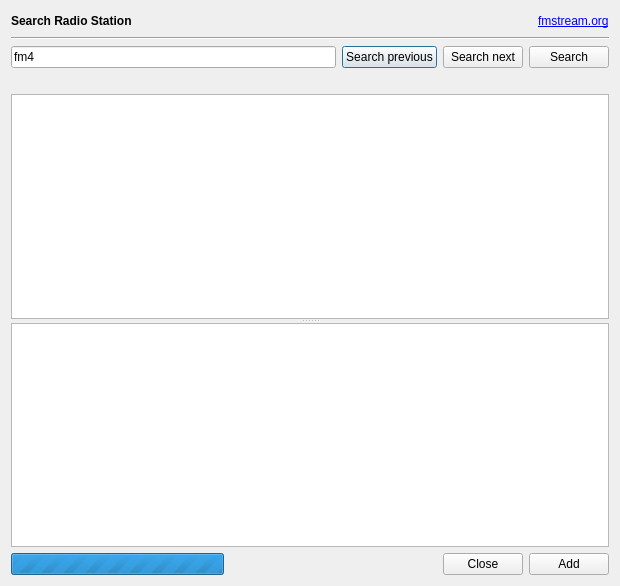
<?xml version="1.0" encoding="UTF-8"?>
<ui version="4.0">
 <class>GUI_StationSearcher</class>
 <widget class="QDialog" name="GUI_StationSearcher">
  <property name="geometry">
   <rect>
    <x>0</x>
    <y>0</y>
    <width>620</width>
    <height>586</height>
   </rect>
  </property>
  <property name="windowTitle">
   <string>Search Radio Station</string>
  </property>
  <layout class="QGridLayout" name="gridLayout">
   <item row="7" column="0" colspan="2">
    <widget class="QSplitter" name="splitter">
     <property name="orientation">
      <enum>Qt::Vertical</enum>
     </property>
     <widget class="QTableWidget" name="tw_stations">
      <property name="alternatingRowColors">
       <bool>true</bool>
      </property>
      <property name="selectionMode">
       <enum>QAbstractItemView::SingleSelection</enum>
      </property>
      <property name="selectionBehavior">
       <enum>QAbstractItemView::SelectRows</enum>
      </property>
      <property name="verticalScrollMode">
       <enum>QAbstractItemView::ScrollPerPixel</enum>
      </property>
      <attribute name="horizontalHeaderMinimumSectionSize">
       <number>30</number>
      </attribute>
      <attribute name="horizontalHeaderStretchLastSection">
       <bool>true</bool>
      </attribute>
      <attribute name="verticalHeaderVisible">
       <bool>false</bool>
      </attribute>
     </widget>
     <widget class="QTableWidget" name="tw_streams">
      <property name="alternatingRowColors">
       <bool>true</bool>
      </property>
      <property name="selectionMode">
       <enum>QAbstractItemView::SingleSelection</enum>
      </property>
      <property name="selectionBehavior">
       <enum>QAbstractItemView::SelectRows</enum>
      </property>
      <property name="verticalScrollMode">
       <enum>QAbstractItemView::ScrollPerPixel</enum>
      </property>
      <attribute name="horizontalHeaderVisible">
       <bool>false</bool>
      </attribute>
      <attribute name="horizontalHeaderMinimumSectionSize">
       <number>30</number>
      </attribute>
      <attribute name="horizontalHeaderStretchLastSection">
       <bool>true</bool>
      </attribute>
      <attribute name="verticalHeaderVisible">
       <bool>false</bool>
      </attribute>
     </widget>
    </widget>
   </item>
   <item row="3" column="0" colspan="2">
    <widget class="Line" name="line">
     <property name="orientation">
      <enum>Qt::Horizontal</enum>
     </property>
    </widget>
   </item>
   <item row="4" column="0" colspan="2">
    <layout class="QHBoxLayout" name="horizontalLayout">
     <item>
      <widget class="QLineEdit" name="le_search">
       <property name="text">
        <string>fm4</string>
       </property>
      </widget>
     </item>
     <item>
      <widget class="QPushButton" name="btn_search_prev">
       <property name="text">
        <string notr="true">Search previous</string>
       </property>
      </widget>
     </item>
     <item>
      <widget class="QPushButton" name="btn_search_next">
       <property name="text">
        <string notr="true">Search next</string>
       </property>
      </widget>
     </item>
     <item>
      <widget class="QPushButton" name="btn_search">
       <property name="text">
        <string notr="true">Search</string>
       </property>
      </widget>
     </item>
    </layout>
   </item>
   <item row="9" column="0" colspan="2">
    <layout class="QHBoxLayout" name="horizontalLayout_2">
     <item>
      <widget class="QProgressBar" name="pb_progress">
       <property name="maximum">
        <number>0</number>
       </property>
       <property name="value">
        <number>-1</number>
       </property>
      </widget>
     </item>
     <item>
      <spacer name="horizontalSpacer">
       <property name="orientation">
        <enum>Qt::Horizontal</enum>
       </property>
       <property name="sizeHint" stdset="0">
        <size>
         <width>40</width>
         <height>20</height>
        </size>
       </property>
      </spacer>
     </item>
     <item>
      <widget class="QPushButton" name="btn_close">
       <property name="text">
        <string notr="true">Close</string>
       </property>
      </widget>
     </item>
     <item>
      <widget class="QPushButton" name="btn_listen">
       <property name="text">
        <string notr="true">Add</string>
       </property>
      </widget>
     </item>
    </layout>
   </item>
   <item row="2" column="0" colspan="2">
    <layout class="QHBoxLayout" name="horizontalLayout_3">
     <item>
      <widget class="QLabel" name="label">
       <property name="font">
        <font>
         <weight>75</weight>
         <bold>true</bold>
        </font>
       </property>
       <property name="text">
        <string>Search Radio Station</string>
       </property>
      </widget>
     </item>
     <item>
      <spacer name="horizontalSpacer_2">
       <property name="orientation">
        <enum>Qt::Horizontal</enum>
       </property>
       <property name="sizeHint" stdset="0">
        <size>
         <width>40</width>
         <height>20</height>
        </size>
       </property>
      </spacer>
     </item>
     <item>
      <widget class="QLabel" name="lab_link">
       <property name="text">
        <string notr="true">&lt;a href=&quot;http://fmstream.org&quot;&gt;fmstream.org&lt;/a&gt;</string>
       </property>
      </widget>
     </item>
    </layout>
   </item>
   <item row="5" column="0" colspan="2">
    <widget class="QLabel" name="lab_from_to">
     <property name="text">
      <string notr="true"/>
     </property>
    </widget>
   </item>
  </layout>
 </widget>
 <resources/>
 <connections/>
</ui>
